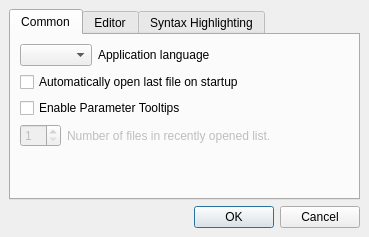
<ui version="4.0" >
 <class>SettingsDialog</class>
 <widget class="QDialog" name="SettingsDialog" >
  <property name="windowModality" >
   <enum>Qt::ApplicationModal</enum>
  </property>
  <property name="geometry" >
   <rect>
    <x>0</x>
    <y>0</y>
    <width>369</width>
    <height>237</height>
   </rect>
  </property>
  <property name="windowTitle" >
   <string>Settings</string>
  </property>
  <property name="windowIcon" >
   <iconset resource="../resources/Icons.qrc" >:/mainWindow/preferences-system.png</iconset>
  </property>
  <layout class="QVBoxLayout" >
   <property name="margin" >
    <number>9</number>
   </property>
   <property name="spacing" >
    <number>6</number>
   </property>
   <item>
    <widget class="QTabWidget" name="tabWidget" >
     <property name="currentIndex" >
      <number>0</number>
     </property>
     <widget class="QWidget" name="tab" >
      <attribute name="title" >
       <string>Common</string>
      </attribute>
      <attribute name="icon" >
       <iconset resource="../resources/Icons.qrc" >:/settingsDialog/applications-system.png</iconset>
      </attribute>
      <layout class="QVBoxLayout" >
       <property name="margin" >
        <number>9</number>
       </property>
       <property name="spacing" >
        <number>6</number>
       </property>
       <item>
        <layout class="QHBoxLayout" >
         <property name="margin" >
          <number>0</number>
         </property>
         <property name="spacing" >
          <number>6</number>
         </property>
         <item>
          <widget class="QComboBox" name="uiGuiLanguage" >
           <property name="sizePolicy" >
            <sizepolicy>
             <hsizetype>0</hsizetype>
             <vsizetype>0</vsizetype>
             <horstretch>0</horstretch>
             <verstretch>0</verstretch>
            </sizepolicy>
           </property>
           <property name="toolTip" >
            <string>Displays all available translations for UniversalIndentGui and lets you choose one.</string>
           </property>
          </widget>
         </item>
         <item>
          <widget class="QLabel" name="label" >
           <property name="toolTip" >
            <string>Displays all available translations for UniversalIndentGui and lets you choose one.</string>
           </property>
           <property name="text" >
            <string>Application language</string>
           </property>
           <property name="buddy" >
            <cstring>uiGuiLanguage</cstring>
           </property>
          </widget>
         </item>
        </layout>
       </item>
       <item>
        <widget class="QCheckBox" name="uiGuiLoadLastOpenedFileOnStartup" >
         <property name="toolTip" >
          <string>If selected opens the source code file on startup that was opened last time.</string>
         </property>
         <property name="text" >
          <string>Automatically open last file on startup</string>
         </property>
        </widget>
       </item>
       <item>
        <widget class="QCheckBox" name="uiGuiIndenterParameterTooltipsEnabled" >
         <property name="toolTip" >
          <string>If checked, tool tips will show up if the mouse cursor remains over an indenter parameter for a while.</string>
         </property>
         <property name="text" >
          <string>Enable Parameter Tooltips</string>
         </property>
        </widget>
       </item>
       <item>
        <layout class="QHBoxLayout" >
         <property name="margin" >
          <number>0</number>
         </property>
         <property name="spacing" >
          <number>6</number>
         </property>
         <item>
          <widget class="QSpinBox" name="uiGuiRecentlyOpenedListSize" >
           <property name="enabled" >
            <bool>false</bool>
           </property>
           <property name="sizePolicy" >
            <sizepolicy>
             <hsizetype>0</hsizetype>
             <vsizetype>0</vsizetype>
             <horstretch>0</horstretch>
             <verstretch>0</verstretch>
            </sizepolicy>
           </property>
           <property name="toolTip" >
            <string>Sets how many files should be remembered in the list of recently opened files.</string>
           </property>
           <property name="maximum" >
            <number>30</number>
           </property>
           <property name="minimum" >
            <number>1</number>
           </property>
           <property name="value" >
            <number>1</number>
           </property>
          </widget>
         </item>
         <item>
          <widget class="QLabel" name="labelRecentlyOpenedListSize" >
           <property name="enabled" >
            <bool>false</bool>
           </property>
           <property name="toolTip" >
            <string>Sets how many files should be remembered in the list of recently opened files.</string>
           </property>
           <property name="text" >
            <string>Number of files in recently opened list.</string>
           </property>
           <property name="buddy" >
            <cstring>uiGuiRecentlyOpenedListSize</cstring>
           </property>
          </widget>
         </item>
        </layout>
       </item>
       <item>
        <spacer>
         <property name="orientation" >
          <enum>Qt::Vertical</enum>
         </property>
         <property name="sizeHint" >
          <size>
           <width>20</width>
           <height>40</height>
          </size>
         </property>
        </spacer>
       </item>
      </layout>
     </widget>
     <widget class="QWidget" name="tab_2" >
      <attribute name="title" >
       <string>Editor</string>
      </attribute>
      <attribute name="icon" >
       <iconset resource="../resources/Icons.qrc" >:/settingsDialog/accessories-text-editor.png</iconset>
      </attribute>
      <layout class="QVBoxLayout" >
       <property name="margin" >
        <number>9</number>
       </property>
       <property name="spacing" >
        <number>6</number>
       </property>
       <item>
        <widget class="QCheckBox" name="uiGuiWhiteSpaceIsVisible" >
         <property name="toolTip" >
          <string>Enables or disables displaying of white space characters in the editor.</string>
         </property>
         <property name="text" >
          <string>Display white space character (tabs, spaces, etc.)</string>
         </property>
        </widget>
       </item>
       <item>
        <layout class="QHBoxLayout" >
         <property name="margin" >
          <number>0</number>
         </property>
         <property name="spacing" >
          <number>6</number>
         </property>
         <item>
          <widget class="QSpinBox" name="uiGuiTabWidth" >
           <property name="sizePolicy" >
            <sizepolicy>
             <hsizetype>0</hsizetype>
             <vsizetype>0</vsizetype>
             <horstretch>0</horstretch>
             <verstretch>0</verstretch>
            </sizepolicy>
           </property>
           <property name="toolTip" >
            <string>Defines how many spaces should be displayed in the editor for one tab character.</string>
           </property>
           <property name="maximum" >
            <number>99</number>
           </property>
           <property name="minimum" >
            <number>1</number>
           </property>
           <property name="value" >
            <number>1</number>
           </property>
          </widget>
         </item>
         <item>
          <widget class="QLabel" name="labelTabWidth" >
           <property name="toolTip" >
            <string>Sets width in single spaces used for tabs</string>
           </property>
           <property name="statusTip" >
            <string>Defines how many spaces should be displayed in the editor for one tab.</string>
           </property>
           <property name="text" >
            <string>Displayed width of tabs</string>
           </property>
           <property name="buddy" >
            <cstring>uiGuiTabWidth</cstring>
           </property>
          </widget>
         </item>
        </layout>
       </item>
       <item>
        <spacer>
         <property name="orientation" >
          <enum>Qt::Vertical</enum>
         </property>
         <property name="sizeHint" >
          <size>
           <width>20</width>
           <height>40</height>
          </size>
         </property>
        </spacer>
       </item>
      </layout>
     </widget>
     <widget class="QWidget" name="tab_3" >
      <attribute name="title" >
       <string>Syntax Highlighting</string>
      </attribute>
      <attribute name="icon" >
       <iconset resource="../resources/Icons.qrc" >:/settingsDialog/syntax-highlight.png</iconset>
      </attribute>
      <layout class="QVBoxLayout" >
       <property name="margin" >
        <number>9</number>
       </property>
       <property name="spacing" >
        <number>6</number>
       </property>
       <item>
        <widget class="QCheckBox" name="uiGuiSyntaxHighlightningEnabled" >
         <property name="toolTip" >
          <string>By enabling special key words of the source code are highlighted.</string>
         </property>
         <property name="text" >
          <string>Enable syntax highlighting</string>
         </property>
        </widget>
       </item>
       <item>
        <widget class="QGroupBox" name="groupBoxSyntaxHighlighterProperties" >
         <property name="enabled" >
          <bool>false</bool>
         </property>
         <property name="toolTip" >
          <string>Lets you make settings for all properties of the available syntax highlighters, like font and color.</string>
         </property>
         <property name="title" >
          <string>Highlighter settings</string>
         </property>
         <layout class="QHBoxLayout" >
          <property name="margin" >
           <number>9</number>
          </property>
          <property name="spacing" >
           <number>6</number>
          </property>
          <item>
           <widget class="QListWidget" name="listWidget" >
            <property name="currentRow" >
             <number>-1</number>
            </property>
           </widget>
          </item>
          <item>
           <widget class="QListWidget" name="listWidget_2" >
            <property name="currentRow" >
             <number>-1</number>
            </property>
           </widget>
          </item>
          <item>
           <layout class="QVBoxLayout" >
            <property name="margin" >
             <number>0</number>
            </property>
            <property name="spacing" >
             <number>6</number>
            </property>
            <item>
             <widget class="QPushButton" name="pushButton_2" >
              <property name="toolTip" >
               <string>Set the font for the current selected highlighter property.</string>
              </property>
              <property name="text" >
               <string>Set Font</string>
              </property>
             </widget>
            </item>
            <item>
             <widget class="QPushButton" name="pushButton" >
              <property name="toolTip" >
               <string>Set the color for the current selected highlighter property.</string>
              </property>
              <property name="text" >
               <string>Set Color</string>
              </property>
             </widget>
            </item>
            <item>
             <spacer>
              <property name="orientation" >
               <enum>Qt::Vertical</enum>
              </property>
              <property name="sizeHint" >
               <size>
                <width>20</width>
                <height>40</height>
               </size>
              </property>
             </spacer>
            </item>
           </layout>
          </item>
         </layout>
        </widget>
       </item>
       <item>
        <spacer>
         <property name="orientation" >
          <enum>Qt::Vertical</enum>
         </property>
         <property name="sizeHint" >
          <size>
           <width>20</width>
           <height>40</height>
          </size>
         </property>
        </spacer>
       </item>
      </layout>
     </widget>
    </widget>
   </item>
   <item>
    <widget class="QDialogButtonBox" name="buttonBox" >
     <property name="orientation" >
      <enum>Qt::Horizontal</enum>
     </property>
     <property name="standardButtons" >
      <set>QDialogButtonBox::Cancel|QDialogButtonBox::NoButton|QDialogButtonBox::Ok</set>
     </property>
    </widget>
   </item>
  </layout>
 </widget>
 <resources>
  <include location="../resources/Icons.qrc" />
 </resources>
 <connections>
  <connection>
   <sender>buttonBox</sender>
   <signal>accepted()</signal>
   <receiver>SettingsDialog</receiver>
   <slot>accept()</slot>
   <hints>
    <hint type="sourcelabel" >
     <x>244</x>
     <y>224</y>
    </hint>
    <hint type="destinationlabel" >
     <x>153</x>
     <y>236</y>
    </hint>
   </hints>
  </connection>
  <connection>
   <sender>buttonBox</sender>
   <signal>rejected()</signal>
   <receiver>SettingsDialog</receiver>
   <slot>reject()</slot>
   <hints>
    <hint type="sourcelabel" >
     <x>321</x>
     <y>227</y>
    </hint>
    <hint type="destinationlabel" >
     <x>282</x>
     <y>236</y>
    </hint>
   </hints>
  </connection>
 </connections>
</ui>
